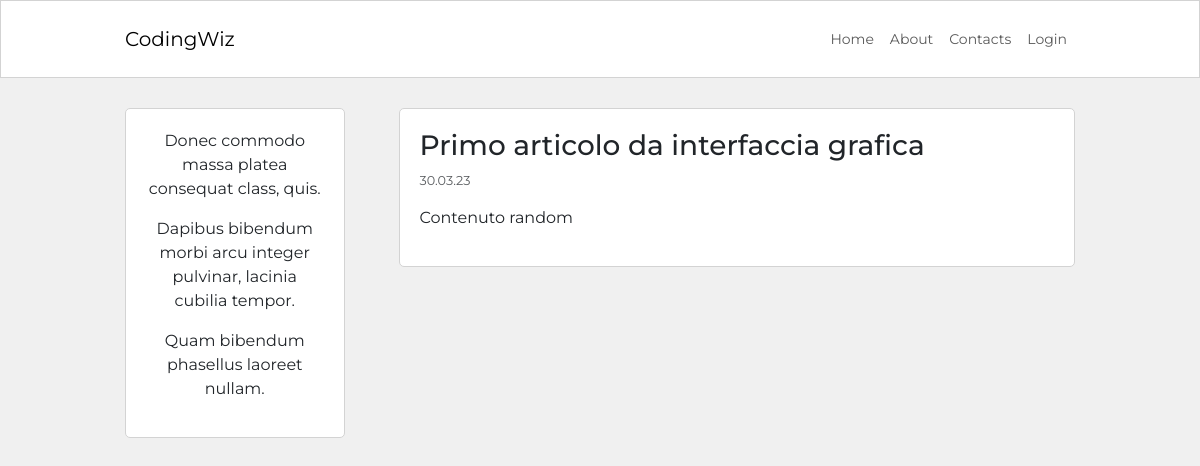
The app's page /post/primo-articolo-da-interfaccia-grafica-rsapu2 with its own data.
### blog/models.py (models this page shows, shortened)
class Post(db.Model):
    id = db.Column(db.Integer, primary_key=True)
    user_id = db.Column(db.Integer, db.ForeignKey('user.id'), nullable=False)
    created_at = db.Column(db.DateTime, default=datetime.now)
    title = db.Column(db.String(120), nullable=False)
    description = db.Column(db.String(240))
    body = db.Column(db.Text(), nullable=False)
    slug = db.Column(db.String(250))

### blog/routes.py (the view)
@app.route('/post/<string:post_slug>')
def post_detail(post_slug):
    post_instance = Post.query.filter_by(slug=post_slug).first_or_404()
    return render_template('post_detail.html', post=post_instance)

### blog/templates/post_detail.html (shortened to what this page needs)
{% extends 'base.html' %}
{% block content %}
    <div class="container content-container">
        <div class="row no-gutters">
            <div class="col-md-9 order-md-2">
                <div class="post-page-block">
                    <h3>{{ post.title }}</h3>
                    <p class="p-small-created-date text-muted">{{ post.created_at.strftime('%d.%m.%y') }}</p>
                    <p >{{ post.body|markdown }}</p>
                </div>
            </div>
            <div class="col-md-3 order-md-1">
                {% include 'about_me_snippet.html' %}
            </div>
        </div>
    </div>
{% endblock content %}

### blog/static/blog.css (style rules this page uses)
html, body { font-family: 'Montserrat', sans-serif; background-color: #f0f0f0; }
.content-container { max-width: 950px; margin-top: 30px; margin-bottom: 30px; padding: 0px; }
.post-page-block { background-color: white; border: 1px solid #d3d3d3; border-radius: 5px; padding: 20px; margin-bottom: 30px; }
.p-small-created-date { font-size: 0.800rem; }
@media (min-width:768px) { .post-page-block { margin-left: 30px; } }

### records on screen
Post: title "Primo articolo da interfaccia grafica", created_at "30.03.23", body "Contenuto random"

### other values on screen
{{ lipsum(n=3, min=5, max=10) }} "Donec commodo massa platea consequat class, quis. Dapibus bibendum morbi arcu integer pulvinar, lacinia cubilia tempor. Quam bibendum phasellus laoreet nullam."
